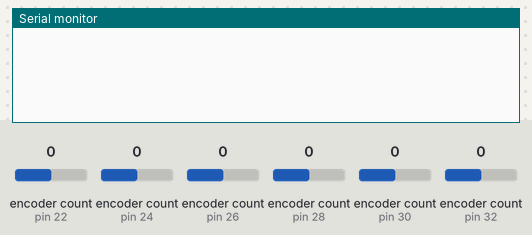
Recording of a sketch running on a simulated Arduino Leonardo, built with avr-gcc and run on an emulated ATmega32U4. On the bench: the last lines printed to the serial monitor. The test bench sets the inputs (shaded band); at power-on: encoder count (sensors on pin 22, pin 24, pin 26, pin 28, pin 30, pin 32) 0. USB keyboard and mouse output is not drawn.

Above: at 1.2 s.
1.3 s: encoder count (sensor on pin 22) set to 1
At 1.9 s:
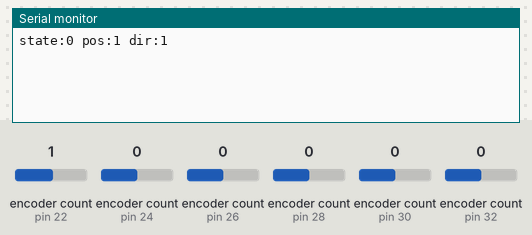
2.8 s: encoder count (sensor on pin 24) set to -1
At 4.0 s:
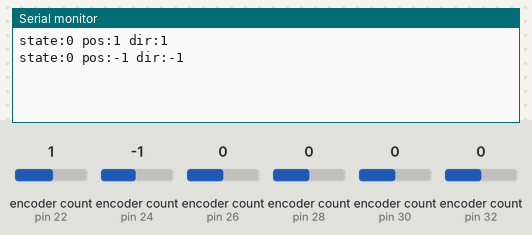
4.3 s: encoder count (sensor on pin 26) set to 4
At 5.4 s:
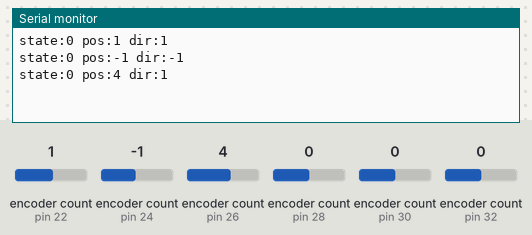
5.8 s: encoder count (sensor on pin 22) set to 2
At 6.6 s:
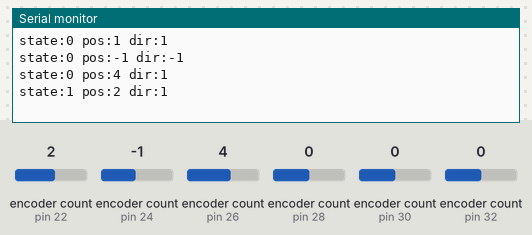
7.3 s: encoder count (sensor on pin 24) set to 0
At 7.7 s:
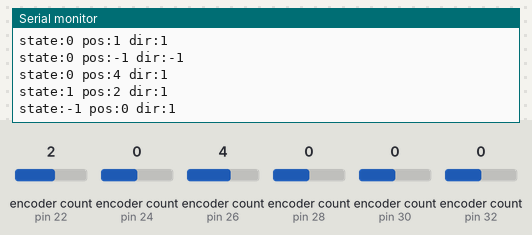
8.8 s: encoder count (sensor on pin 26) set to 5
At 10.0 s:
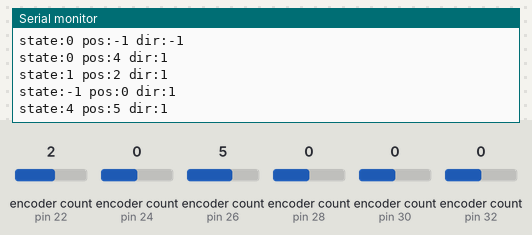
Timing chart, 0 to 11.3 s (numbered marks = the images above; inputs shaded):
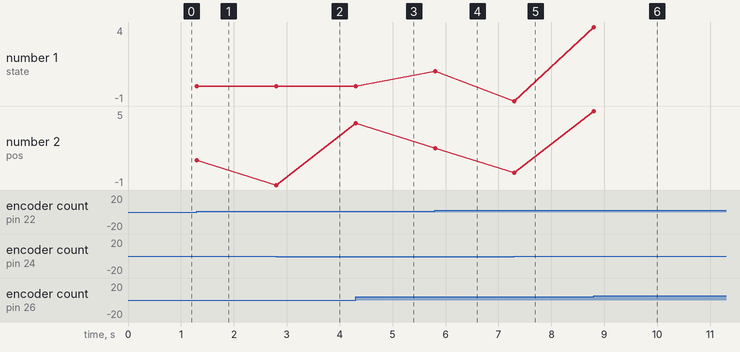

The sketch:

wim_s_button_box_code_new_rotary.ino
```cpp
#define ENABLE_PULLUPS
#include <Keypad.h>
#include <Joystick.h>
#include <RotaryEncoder.h>

//DEFINITIONS
#define NUMROTARIES 6 //replace "?" with number of rotary encoders you are using
#define NUMBUTTONS 19 //replace "?"with number of buttong you are using
#define NUMROWS 3     //replace "?" with number of rows you have
#define NUMCOLS 6     //replace "?" with number of columns you have
#define ROTARY_DELAY 23

// //JOYSTICK SETTINGS
Joystick_ Joystick(JOYSTICK_DEFAULT_REPORT_ID,
                   JOYSTICK_TYPE_JOYSTICK,
                   32, //number of buttons
                   0,  //number of hat switches
                   //Set as many axis to "true" as you have potentiometers for
                   false,  // y axis
                   false,  // x axis
                   false,  // z axis
                   false,  // rx axis
                   false,  // ry axis
                   false,  // rz axis
                   false,  // rudder
                   false,  // throttle
                   false,  // accelerator
                   false,  // brake
                   false); // steering wheel

const int numReadings = 55;

int readings[numReadings]; // the readings from the analog input
int readIndex = 0;         // the index of the current reading

//BUTTON MATRIX
//first change number of rows and columns to match your button matrix,
//then replace all "?" with numbers (starting from 0)
byte buttons[NUMROWS][NUMCOLS] = {
    {0, 1, 2, 3, 4, 5},
    {6, 7, 8, 9, 10, 11},
    {12, 13, 14, 15, 16, 17}};

//BUTTON MATRIX PART 2
byte rowPins[NUMROWS] = {8, 9, 10};         //change "?" to the pins the rows of your button matrix are connected to
byte colPins[NUMCOLS] = {1, 2, 3, 4, 5, 6}; //change "?" to the pins the rows of your button matrix are connected to

#define NUM_LATCHED_BUTTONS 0
char latchedButtons[NUM_LATCHED_BUTTONS] = {};
int latchedStates[NUMBUTTONS];

Keypad buttbx = Keypad(makeKeymap(buttons), rowPins, colPins, NUMROWS, NUMCOLS);

void latched_init()
{
  for (int i = 0; i < NUMBUTTONS; i++)
  {
    latchedStates[i] = 0;
  }
}

void CheckAllButtons(void)
{
  if (buttbx.getKeys() && buttbx.keyStateChanged())
  {
    for (int i = 0; i < LIST_MAX; i++)
    {
      if (buttbx.key[i].stateChanged)
      {
        bool isLatchedButton = false;
        for (int lb = 0; lb < NUM_LATCHED_BUTTONS; lb++)
        {
          if (latchedButtons[lb] == buttbx.key[i].kchar)
          {
            isLatchedButton = true;
          }
        }
        if (isLatchedButton)
        {
          if (buttbx.key[i].kstate == RELEASED)
          {
            latchedStates[i] = latchedStates[i] ? 0 : 1;
            Joystick.setButton(buttbx.key[i].kchar, latchedStates[i]);
          }
        }
        else
        {
          switch (buttbx.key[i].kstate)
          {
          // case HOLD:
          case PRESSED:
            Joystick.setButton(buttbx.key[i].kchar, 1);
            break;
          // case IDLE:
          case RELEASED:
            Joystick.setButton(buttbx.key[i].kchar, 0);
            break;
          }
        }
      }
    }
  }
}

struct rotariesdef
{
  int pin1;
  int pin2;
  int ccwchar;
  int cwchar;
  long state;
  RotaryEncoder *rotary;
};

// //ROTARY ENCODERS
// //each line controls a different rotary encoder
// //the first two numbers refer to the pins the encoder is connected to
// //the second two are the buttons each click of the encoder wil press
// //do NOT exceed 31 for the final button number
rotariesdef rotaries[NUMROTARIES]{
    {22, 23, 20, 21}, //rotary 1 (pin1, pin2, ccw, cw, initialState)
    {24, 25, 22, 23},
    {26, 27, 24, 25},
    {28, 29, 26, 27},
    {30, 31, 28, 29},
    {32, 33, 30, 31},

};

void handleInterrupt0()
{
  rotaries[0].rotary->tick();
}

void handleInterrupt1()
{
  rotaries[1].rotary->tick();
}

void handleInterrupt2()
{
  rotaries[2].rotary->tick();
}

void handleInterrupt3()
{
  rotaries[3].rotary->tick();
}

void handleInterrupt4()
{
  rotaries[4].rotary->tick();
}

void handleInterrupt5()
{
  rotaries[5].rotary->tick();
}

void handleInterrupt6()
{
  rotaries[6].rotary->tick();
}

void rotary_init()
{
  for (int i = 0; i < NUMROTARIES; i++)
  {
    rotaries[i].rotary = new RotaryEncoder(rotaries[i].pin1, rotaries[i].pin2, RotaryEncoder::LatchMode::FOUR3);
    rotaries[i].state = 0;
  }

  attachInterrupt(digitalPinToInterrupt(rotaries[0].pin1), handleInterrupt0, CHANGE);
  attachInterrupt(digitalPinToInterrupt(rotaries[0].pin2), handleInterrupt0, CHANGE);

  attachInterrupt(digitalPinToInterrupt(rotaries[1].pin1), handleInterrupt1, CHANGE);
  attachInterrupt(digitalPinToInterrupt(rotaries[1].pin2), handleInterrupt1, CHANGE);

  attachInterrupt(digitalPinToInterrupt(rotaries[2].pin1), handleInterrupt2, CHANGE);
  attachInterrupt(digitalPinToInterrupt(rotaries[2].pin2), handleInterrupt2, CHANGE);

  attachInterrupt(digitalPinToInterrupt(rotaries[3].pin1), handleInterrupt3, CHANGE);
  attachInterrupt(digitalPinToInterrupt(rotaries[3].pin2), handleInterrupt3, CHANGE);

  attachInterrupt(digitalPinToInterrupt(rotaries[4].pin1), handleInterrupt4, CHANGE);
  attachInterrupt(digitalPinToInterrupt(rotaries[4].pin2), handleInterrupt4, CHANGE);

  attachInterrupt(digitalPinToInterrupt(rotaries[5].pin1), handleInterrupt5, CHANGE);
  attachInterrupt(digitalPinToInterrupt(rotaries[5].pin2), handleInterrupt5, CHANGE);
}

void CheckAllEncoders(void)
{
  for (int i = 0; i < NUMROTARIES; i++)
  {
    long newPos = rotaries[i].rotary->getPosition();
    if (rotaries[i].state != newPos)
    {
      int direction = (int)(rotaries[i].rotary->getDirection());

      Serial.print("state:");
      Serial.print(rotaries[i].state);
      Serial.print(" pos:");
      Serial.print(newPos);
      Serial.print(" dir:");
      Serial.println(direction);

      if (direction < 0)
      {
        Joystick.setButton(rotaries[i].ccwchar, 1);
        delay(ROTARY_DELAY);
        Joystick.setButton(rotaries[i].ccwchar, 0);
        delay(ROTARY_DELAY);
      }
      if (direction > 0)
      {
        Joystick.setButton(rotaries[i].cwchar, 1);
        delay(ROTARY_DELAY);
        Joystick.setButton(rotaries[i].cwchar, 0);
        delay(ROTARY_DELAY);
      }
      rotaries[i].state = newPos;
    }
  }
}

void setup()
{
  Joystick.begin();
  rotary_init();
  latched_init();

  for (int thisReading = 0; thisReading < numReadings; thisReading++)
  {
    readings[thisReading] = 0;
  }
  Serial.begin(115200);
}

void loop()
{
  CheckAllEncoders();
  CheckAllButtons();
}
```

Measured:
- after the input at 1.3 s, the serial monitor: prints a new line at once (image 1)
- after the input at 2.8 s, the serial monitor: prints a new line at once (image 2)
- after the input at 4.3 s, the serial monitor: prints a new line at once (image 3)
- after the input at 5.8 s, the serial monitor: prints a new line at once (image 4)
- after the input at 7.3 s, the serial monitor: prints a new line at once (image 5)
- after the input at 8.8 s, the serial monitor: prints a new line at once (image 6)
- plotted number 1: 1 → -1 after the input at 7.3 s, -1 → 4 after the input at 8.8 s
- plotted number 2: 1 → -1 after the input at 2.8 s, -1 → 4 after the input at 4.3 s, 4 → 2 after the input at 5.8 s, 0 → 5 after the input at 8.8 s
